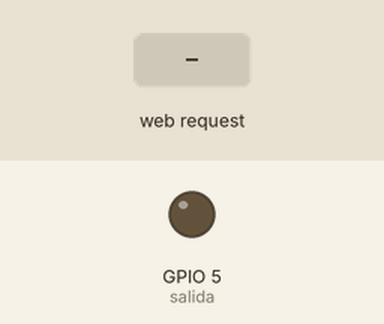
Bench run of a sketch on a simulated ESP8266 (NodeMCU). On the bench: output pins drawn as LEDs (lit = HIGH). The inputs (shaded band) are chosen by the test bench. What the sketch prints to the serial monitor is not drawn.

Above: at 2.2 s.
2.3 s: HTTP request GET / received
At 2.6 s:
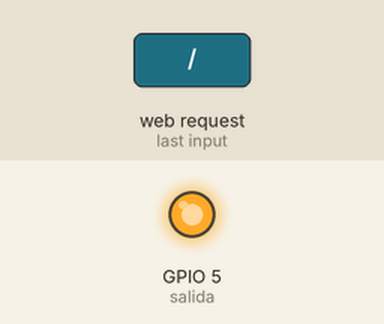
3.8 s: HTTP request GET /hola received
At 4.9 s:
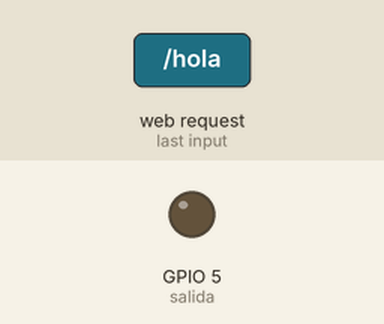
Timing chart, 0 to 6.8 s (numbered marks = the images above; inputs shaded):
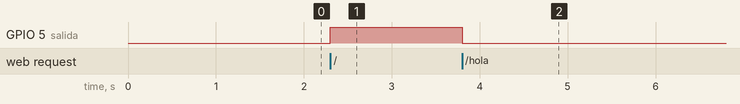

Measured:
- after the input at 2.3 s, GPIO 5 (salida): LOW → HIGH at once
- after the input at 3.8 s, GPIO 5 (salida): HIGH → LOW at once

The sketch:

esp8266_led_accesspoint.ino
```cpp
// (licence header left out)
/* Create a WiFi access point and provide a web server on it. */

#include <ESP8266WiFi.h>
#include <WiFiClient.h>
#include <ESP8266WebServer.h>

#ifndef APSSID
#define APSSID "WifiAguiech"
#define APPSK  "holamundo"
#endif

/* Set these to your desired credentials. */
const char *ssid = APSSID;
const char *password = APPSK;

int salida = 5;

ESP8266WebServer server(80);

/* Just a little test message.  Go to http://192.168.4.1 in a web browser
   connected to this access point to see it.
*/
void handleRoot() {
  server.send(200, "text/html", "<h1>You are connected</h1>");
  digitalWrite(salida, HIGH);
  delay(1000);
}
void handleRoot2() {

  server.send(200, "text/html", "<h1>You are connected 2</h1>");
  digitalWrite(salida, LOW);
  delay(1000);
}

void setup() {
  // inicializar GPIO 2 como salida
  pinMode(salida, OUTPUT);

  delay(1000);
  Serial.begin(115200);
  Serial.println();
  Serial.print("Configuring access point...");
  /* You can remove the password parameter if you want the AP to be open. */
  WiFi.softAP(ssid, password);

  IPAddress myIP = WiFi.softAPIP();
  Serial.print("AP IP address: ");
  Serial.println(myIP);
  server.on("/", handleRoot);
  server.on("/hola", handleRoot2);

  server.begin();
  Serial.println("HTTP server started");
}

void loop() {
  server.handleClient();
}
```
